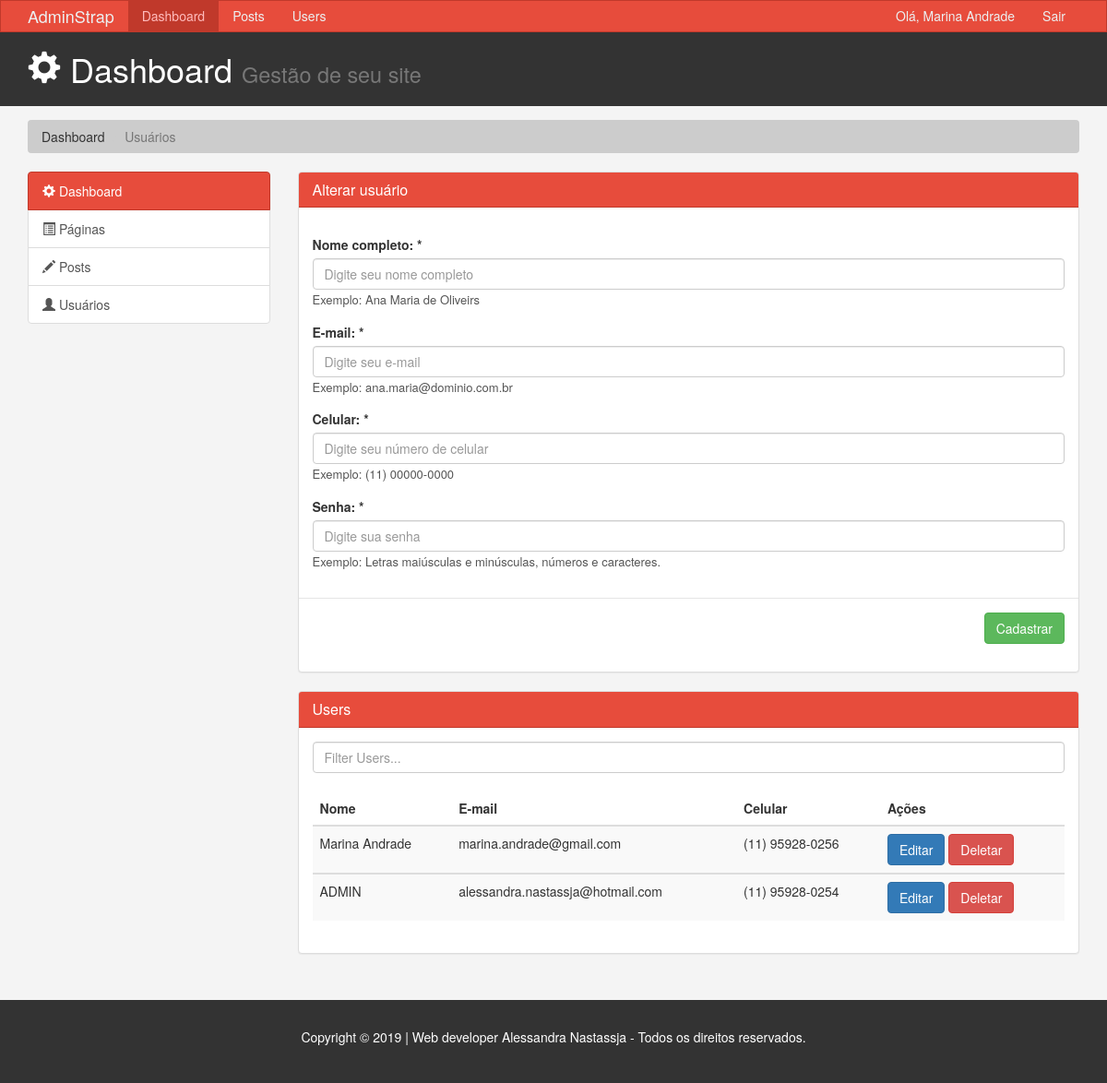
/users.php (signed in), run on the app's committed database.
### tables this page shows
CREATE TABLE IF NOT EXISTS `usuario` (
  `id` int(10) NOT NULL AUTO_INCREMENT,
  `nome` varchar(50) DEFAULT NULL,
  `email` varchar(150) DEFAULT NULL,
  `celular` varchar(25) DEFAULT NULL,
  `senha` varchar(255) NOT NULL,
  PRIMARY KEY (`id`)
);

### src/usuario/editar-usuario.php (called while the page is built, shortened)
<?php
    $update = false;
    $nome = '';
    $email = '';
    $celular = '';
    $senha = '';
    ?>

### users.php (the view, shortened to what this page needs)
<!DOCTYPE html>
<html lang="pt-br">
<head>
    <?php include_once ("./include/head.php") ?>
</head>
<body>
    <?php include_once ("./include/nav.php") ?>
    <?php include_once ("./include/header.php") ?>
    <section id="breadcrumb">
        <div class="container">
            <ol class="breadcrumb">
                <li><a href="index.html">Dashboard</a></li>
                <li class="active">Usuários</li>
            </ol>
        </div>
    </section>
    <section id="main">
        <div class="container">
            <div class="row">
                <div class="col-md-3">
                <?php include_once ("./include/column-lateral.php") ?>
                </div>
                <div class="col-md-9">
                    <div class="panel panel-default" id="form-editar">
                        <div class="panel-heading main-color-bg">
                            <h3 class="panel-title">Alterar usuário</h3>
                        </div>
                        <?php require_once './src/usuario/editar-usuario.php'; ?>
                        <div class="panel-body">
                            <div class="row">
                                <form action="./src/usuario/editar-usuario.php" method="post">
                                    <div class="modal-body">
                                        <div class="form-group">
                                            <label for="nome">Nome completo: *</label>
                                            <input type="text" class="form-control" name="nome" value="<?php echo $nome; ?>" placeholder="Digite seu nome completo">
                                            <span class="invalid-feedback invalid-feedback-nome">
                                              Exemplo: Ana Maria de Oliveirs
                                            </span>
                                        </div>
                                        <div class="form-group">
                                            <label for="email">E-mail: *</label>
                                            <input type="email" class="form-control" name="email" value="<?php echo $email; ?>" placeholder="Digite seu e-mail">
                                            <span class="invalid-feedback invalid-feedback-email">
                                              Exemplo: ana.maria@dominio.com.br
                                            </span>
                                        </div>
                                        <div class="form-group">
                                            <label for="celular">Celular: *</label>
                                            <input type="text" class="form-control phone_with_ddd" name="celular" value="<?php echo $celular; ?>" placeholder="Digite seu número de celular">
                                            <span class="invalid-feedback invalid-feedback-celular">
                                              Exemplo: (11) 00000-0000
                                            </span>
                                        </div>
                                        <div class="form-group">
                                            <label for="senha">Senha: *</label>
                                            <input type="password" class="form-control" name="senha" value="<?php echo $senha; ?>" placeholder="Digite sua senha">
                                            <span class="invalid-feedback invalid-feedback-senha">
                                            Exemplo: Letras maiúsculas e minúsculas, números e caracteres.
                                            </span>
                                        </div>
                                    </div>
                                    <div class="modal-footer">
                                    <?php
                                      if($update == true):
                                    ?>
                                      <button type="submit" class="btn btn-info" name="update">Alterar</button>
                                    <?php else: ?>
                                      <button type="submit" class="btn btn-success" name="salvar">Cadastrar</button>
                                    <?php endif; ?>
                                    </div>
                                </form>
                            </div>
                        </div>
                    </div>
                    <div class="panel panel-default">
                        <div class="panel-heading main-color-bg">
                            <h3 class="panel-title">Users</h3>
                        </div>
                        <div class="panel-body">
                            <div class="row">
                                <div class="col-md-12">
                                    <input class="form-control" type="text" placeholder="Filter Users...">
                                </div>
                            </div>
                            <br>
                            <?php
                              $conexao = mysqli_connect('localhost', 'root', '', 'blog') or die(mysqli_error($mysqli));
                              $resultados = $conexao->query("SELECT * FROM usuario");
                            ?>
                            <table class="table table-striped table-hover">
                                <thead>
                                    <tr>
                                    <th scope="col">Nome</th>
                                    <th scope="col">E-mail</th>
                                    <th scope="col">Celular</th>
                                    <th colspan="2">Ações</th>
                                    </tr>
                                </thead>
                                <?php
                                  while($row = $resultados->fetch_assoc()):
                                ?>
                                <tbody>
                                <tr>
                                  <td><?php echo $row['nome']?></td>
                                  <td><?php echo $row['email']?></td>
                                  <td><?php echo $row['celular']?></td>
                                  <td>
                                    <a href="users.php?edit=<?php echo $row['id']; ?>"
                                      class="btn btn-primary">Editar</a>
                                    <a href="./src/usuario/deletar-usuario.php?delete=<?php echo $row['id']; ?>"
                                      class="btn btn-danger">Deletar</a>
                                  </td>
                                </tr>
                                </tbody>
                                <?php endwhile;?>
                            </table>
                        </div>
                    </div>
                </div>
            </div>
        </div>
    </section>
    <?php include_once ("./include/footer.php") ?>
</body>
</html>

### include/head.php (shortened to what this page needs)
<link href="css/bootstrap.min.css" rel="stylesheet">
<link href="css/style.css" rel="stylesheet">

### include/nav.php (shortened to what this page needs)
<nav class="navbar navbar-default">
    <div class="container">
      <div class="navbar-header">
        <a class="navbar-brand" href="index.php">AdminStrap</a>
      </div>
      <div id="navbar" class="collapse navbar-collapse">
        <ul class="nav navbar-nav">
          <li class="active"><a href="index.php">Dashboard</a></li>
          <li><a href="posts.php">Posts</a></li>
          <li><a href="users.php">Users</a></li>
        </ul>
        <ul class="nav navbar-nav navbar-right">
        <?php
          if(!empty($_SESSION['id'])){
              echo "<li><a href='#'>Olá, ".$_SESSION['nome']."</a></li>";
              echo "<li><a href='./src/login/sair.php'>Sair</a></li>";
          }
          else{
              $_SESSION['msg'] = "Área restrita";
              header("Location: login.php");
          }
          ?>
        </ul>
      </div>
    </div>
  </nav>

### include/header.php
<header id="header">
    <div class="container">
      <div class="row">
        <div class="col-md-10">
          <h1><span class="glyphicon glyphicon-cog" aria-hidden="true"></span> Dashboard <small>Gestão de seu site</small></h1>
        </div>
      </div>
    </div>
  </header>

### include/column-lateral.php
<div class="list-group">
     <a href="index.php" class="list-group-item active main-color-bg">
        <span class="glyphicon glyphicon-cog" aria-hidden="true"></span> Dashboard
   </a>
    <a href="pages.php" class="list-group-item"><span class="glyphicon glyphicon-list-alt"
       aria-hidden="true"></span> Páginas </a>
    <a href="posts.php" class="list-group-item"><span class="glyphicon glyphicon-pencil"
         aria-hidden="true"></span> Posts </a>
    <a href="users.php" class="list-group-item"><span class="glyphicon glyphicon-user" aria-hidden="true"></span>
        Usuários </a>
</div>

### include/footer.php
<footer id="footer">
    <p>Copyright &copy; 2019 | Web developer Alessandra Nastassja - Todos os direitos reservados.</p>
  </footer>

### css/style.css (style rules this page uses)
body { background:#f4f4f4; }
.invalid-feedback { font-size: 13px !important; color: #555; }
.navbar { min-height: 33px !important; margin-bottom:0; border-radius:0; }
.navbar-nav > li > a, .navbar-brand { padding-top:6px !important; padding-bottom:0 !important; height: 33px; }
.navbar-default { background-color: #e74c3c; border-color: #c0392b; }
.navbar-default .navbar-brand { color: #ecf0f1; }
.navbar-default .navbar-nav > li > a { color: #ecf0f1; }
.navbar-default .navbar-nav > .active > a, .navbar-default .navbar-nav > .active > a:hover, .navbar-default .navbar-nav > .active > a:focus { color: #ffbbbc; background-color: #c0392b; }
.navbar-default .navbar-collapse, .navbar-default .navbar-form { border-color: #ecf0f1; }
.main-color-bg { background-color: #e74c3c !important; border-color: #c0392b !important; color:#ffffff !important; }
#header { background:#333333; color:#ffffff; padding-bottom: 10px; margin-bottom: 15px; }
.breadcrumb { background:#cccccc; color:#333333; }
.breadcrumb a { color:#333333; }
#footer { background:#333333; color:#ffffff; text-align:center; padding:30px; margin-top:30px; }

### data on the page
usuario: nome "Marina Andrade", email "marina.andrade@gmail.com", celular "(11) 95928-0256"
usuario: nome "ADMIN", email "alessandra.nastassja@hotmail.com", celular "(11) 95928-0254"

### other printed values
$_SESSION['nome'] "Marina Andrade"
